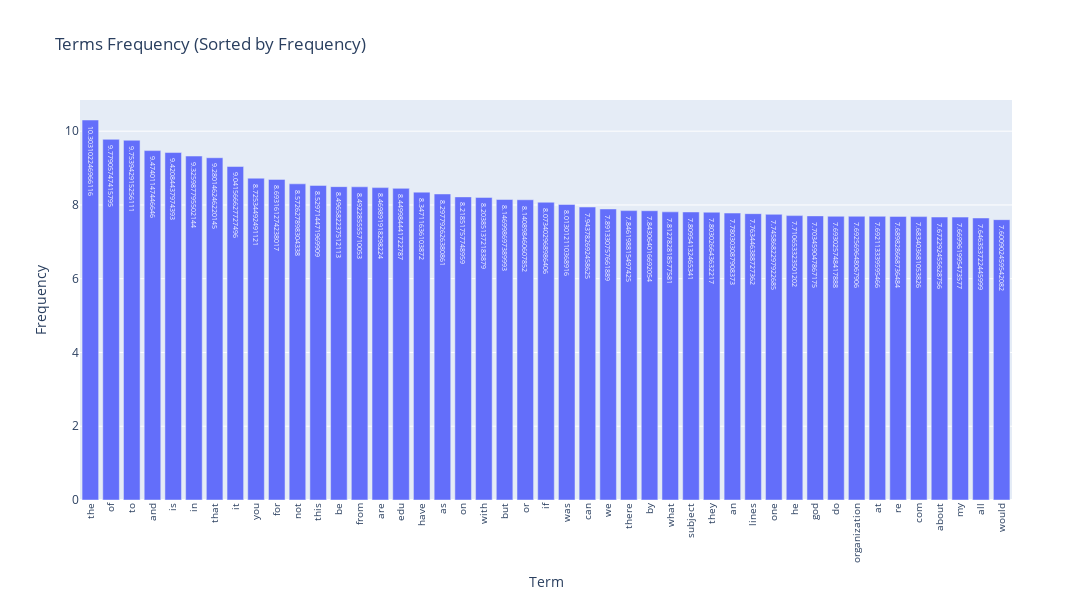

Notebook source saved alongside this figure:
### Markdown cell above
### >>> **Exercise 15 (take home):** 
You can copy the code from the previous exercise and change the 'term_frequencies' variable for the 'term_frequencies_log', comment about the differences that you observe and talk about other possible insights that we can get from a log distribution.

### Code cell
# Answer here
term_freqs = np.array(X_counts.sum(axis=0)).ravel()
min_freq = 2000
mask_terms = term_freqs >= min_freq
terms = np.array(count_vect.get_feature_names_out())
terms = terms[mask_terms]
term_freq = [f for f, keep in zip(term_frequencies_log, mask_terms) if keep]
df = pd.DataFrame({
    "Term": terms,         
    "Frequency": term_freq
})
df = df.sort_values(by="Frequency", ascending=False).reset_index(drop=True)

fig = px.bar(df, x="Term", y="Frequency",
             title="Terms Frequency (Sorted by Frequency)",
             text="Frequency")


fig.update_layout(
    xaxis_tickangle=-90,
    xaxis_tickfont_size=10,
    yaxis_tickfont_size=12,
    width=1200, height=600
)

fig.show()
#We can find that the logarithm smooths the differences between high and low frequencies.

### Figure 1 — Plotly figure (JSON) as saved in the notebook; plotly's stock layout.template omitted (floating-point values rounded to 4 significant figures)
{"data": [{"hovertemplate": "Term=%{x}<br>Frequency=%{text}<extra></extra>", "legendgroup": "", "marker": {"color": "#636efa", "pattern": {"shape": ""}}, "name": "", "orientation": "v", "showlegend": false, "text": [10.3, 9.779, 9.754, 9.474, 9.421, 9.326, 9.28, 9.042, 8.725, 8.693, 8.573, 8.53, 8.497, 8.492, 8.47, 8.45, 8.347, 8.298, 8.219, 8.204, 8.147, 8.141, 8.073, 8.013, 7.944, 7.891, 7.846, 7.843, 7.813, 7.81, 7.803, 7.78, 7.763, 7.746, 7.711, 7.703, 7.693, 7.693, 7.692, 7.69, 7.683, 7.672, 7.67, 7.646, 7.601], "textposition": "auto", "type": "bar", "x": ["the", "of", "to", "and", "is", "in", "that", "it", "you", "for", "not", "this", "be", "from", "are", "edu", "have", "as", "on", "with", "but", "or", "if", "was", "can", "we", "there", "by", "what", "subject", "they", "an", "lines", "one", "he", "god", "do", "organization", "at", "re", "com", "about", "my", "all", "would"], "xaxis": "x", "y": [10.3, 9.779, 9.754, 9.474, 9.421, 9.326, 9.28, 9.042, 8.725, 8.693, 8.573, 8.53, 8.497, 8.492, 8.47, 8.45, 8.347, 8.298, 8.219, 8.204, 8.147, 8.141, 8.073, 8.013, 7.944, 7.891, 7.846, 7.843, 7.813, 7.81, 7.803, 7.78, 7.763, 7.746, 7.711, 7.703, 7.693, 7.693, 7.692, 7.69, 7.683, 7.672, 7.67, 7.646, 7.601], "yaxis": "y"}], "layout": {"barmode": "relative", "height": 600, "legend": {"tracegroupgap": 0}, "title": {"text": "Terms Frequency (Sorted by Frequency)"}, "width": 1200, "xaxis": {"anchor": "y", "domain": [0, 1], "tickangle": -90, "tickfont": {"size": 10}, "title": {"text": "Term"}}, "yaxis": {"anchor": "x", "domain": [0, 1], "tickfont": {"size": 12}, "title": {"text": "Frequency"}}}}
